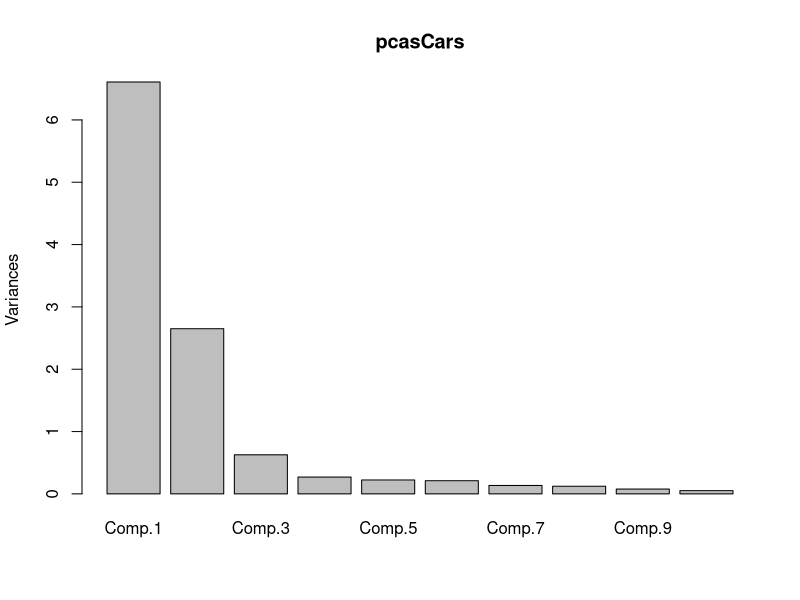

Write R code to recreate this figure.
# navigate to pcaCars repo; set as working directory
setwd('~/Documents/GitHub/pcaCars')

# cor = TRUE indicates that PCA is performed on
# standardized data (mean = 0, variance = 1)
pcasCars <- princomp(mtcars, cor = TRUE)

# view objects stored in pcaCars
names(pcasCars)

# proportion of variance explained
summary(pcasCars)

# bar plot 
plot(pcasCars)

